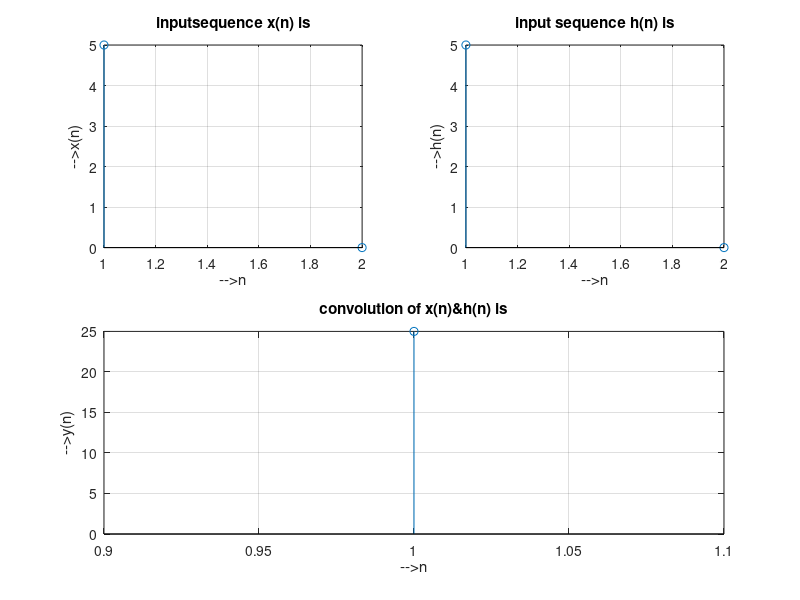

MATLAB code for this plot:
clc;
clear all;
close all;

disp('linear convolution program');
x = input('enter input sequence x(n)');
m = length(x);
h = input('enter input sequence h(n)');
n = length(h);
x = [x,zeros(1,n)];

subplot(2,2,1);
stem(x);
grid;
title('inputsequence x(n) is');
xlabel('-->n');
ylabel('-->x(n)');

h = [h,zeros(1,m)];

subplot(2,2,2);
stem(h);
grid;
title('input sequence h(n) is');
xlabel('-->n');
ylabel('-->h(n)');

disp('linear convolution of x(n)&h(n) isy(n)');
y = zeros(1,m+n-1);

for i = 1:m+n-1
    y(i) = 0;
    for j = 1:m+n-1
        if(j<i+1)
            y(i) = y(i) + x(j) * h(i-j+1);
        end;
    end;
end;

disp(y)

subplot(2,2,[3,4]);
stem(y);
grid;
title('convolution of x(n)&h(n) is');
xlabel('-->n');
ylabel('-->y(n)');
